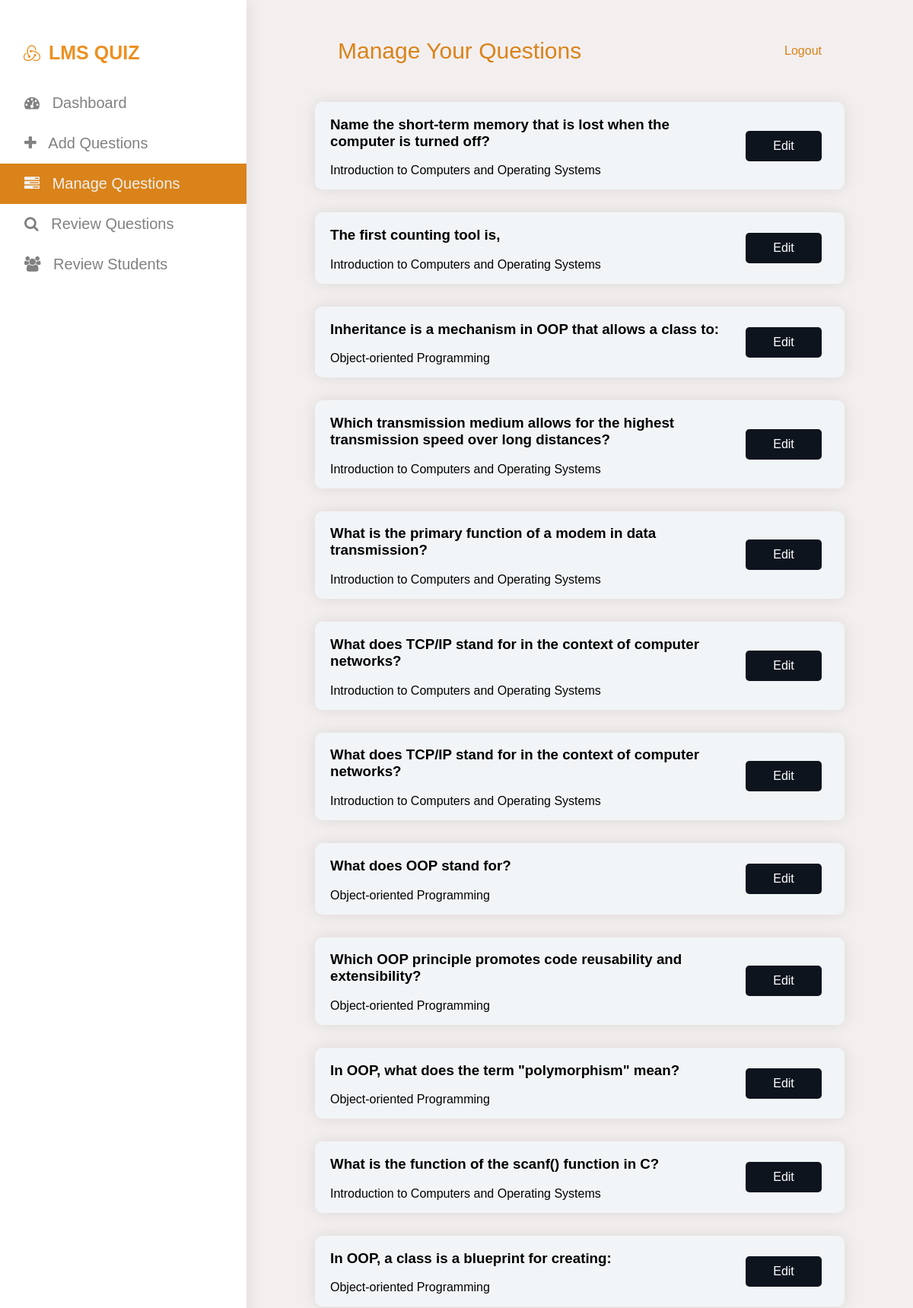
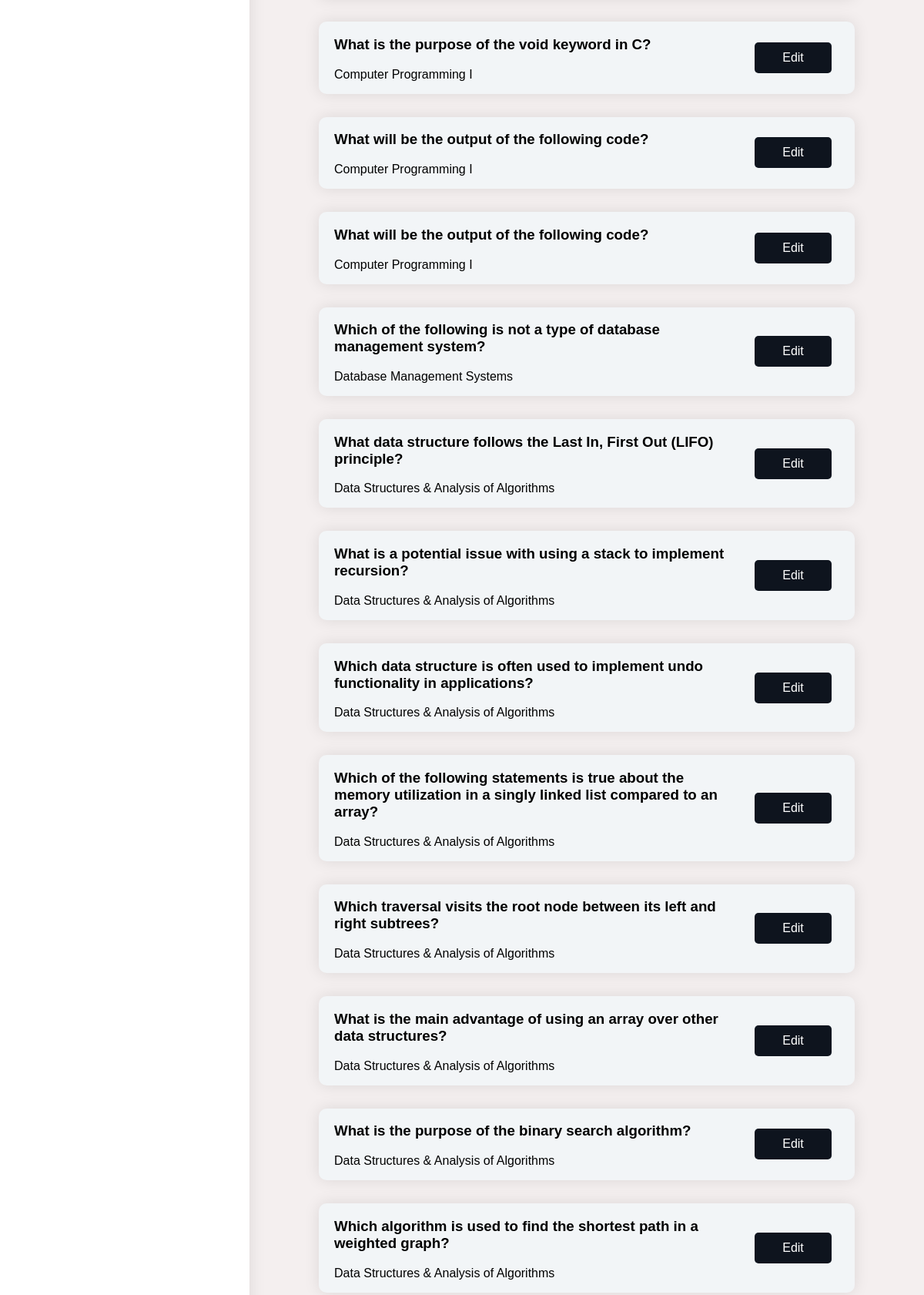
Screenshot of /admin/manage_questions.php (signed in, upper part) with the database file from the repository (2 pictures, top to bottom).
### tables this page shows
CREATE TABLE `questions` (
  `q_id` int(11) NOT NULL,
  `q_title` varchar(255) NOT NULL,
  `q_body` varchar(500) DEFAULT NULL,
  `q_hint` varchar(255) DEFAULT NULL,
  `q_explanation` varchar(500) NOT NULL,
  `q_correct_answer` varchar(100) NOT NULL,
  `q_type` varchar(10) NOT NULL,
  `q_code` varchar(255) DEFAULT NULL,
  `module_id` int(11) NOT NULL,
  `lecturer_id` int(11) NOT NULL
);

CREATE TABLE `modules` (
  `module_id` int(11) NOT NULL,
  `module_code` varchar(10) NOT NULL,
  `module_name` varchar(100) NOT NULL,
  `level` int(2) NOT NULL,
  `semester` int(2) NOT NULL,
  `lecturer_id` int(11) NOT NULL
);

### admin/manage_questions.php (the view, shortened to what this page needs)
<?php
require("../db_config/db_config.php");
?>
<!DOCTYPE html>
<html lang="en">
<head>
    <link rel="stylesheet" href="styles/manage_questions.css">
    <link rel="stylesheet" href="https://cdnjs.cloudflare.com/ajax/libs/font-awesome/4.7.0/css/font-awesome.min.css">
    <link rel="stylesheet" href="https://cdn.jsdelivr.net/npm/boxicons@latest/css/boxicons.min.css">
</head>
<body>
    <div class="container">
        <?php include "./components/sidebar.php"?>
        <div class="main">
            <div class="col-div-6">
                <span style="font-size: 30px; cursor: pointer; color: #da831a;" class="nav">Manage Your Questions</span>
                <a style="color: #da831a; text-decoration: none; margin-top: 8px;" href="../logout.php">Logout</a>
            </div>
            <div class="sub-container">
                <div class="add">
                    <?php
                        $lec_id = $_SESSION["lecturer"]["id"];
                        $sql = "SELECT q_id, q_title, module_name FROM questions, modules WHERE questions.module_id = modules.module_id AND questions.lecturer_id ='$lec_id'";
                        $result = mysqli_query($conn, $sql);
                        if (mysqli_num_rows($result) > 0) {
                          while($row = mysqli_fetch_assoc($result)) {
                            echo '
                                <div class="questions">
                                    <div class="content">
                                        <h3>'.$row["q_title"].'</h3>
                                        <p>'.$row["module_name"].'</p>
                                    </div>
                                    <a href="edit_question.php?q_id='.$row["q_id"].'"><button class="btn">Edit</button></a>
                                </div>
                            ';
                          }
                        } else {
                          echo "0 results";
                        }
                    ?>
                </div>
            </div>
        </div>
</body>
</html>

### admin/styles/manage_questions.css (style rules this page uses)
:root { --blue-dark: #0e141e; --orange-color: #EC9022; --orange-dark-color: #da831a; --white-color: white; --white-shade: #f2f5f7; --green-color: #40af0c; }
body { margin: 0px; padding: 0px; background-color: rgb(244, 239, 239); font-family: Arial; }
.container { width: 100%; min-height: 800px; height: auto; display: flex; }
.main { padding: 30px; height: auto; flex-basis: 80%; }
.col-div-6 { display: flex; flex-direction: row; justify-content: space-between; padding: 20px 60px; }
.sub-container { width: 100%; height: auto; }
.add { display: flex; flex-direction: column; height: auto; margin: 30px; }
.btn { padding: 8px; background-color: var(--blue-dark); border-radius: 5px; color: #fff; border: none; cursor: pointer; font-size: 16px; width: 100px; height: 40px; text-align: center; margin-left: 30px; margin-right: 30px; }
.questions { display: flex; flex-direction: row; justify-content: space-between; border-radius: 10px; background-color: var(--white-shade); box-shadow: 0 0 20px 0px rgba(0, 0, 0, 0.1); padding: 0px 0px 0px 20px; margin-bottom: 30px; }
.questions a { flex-basis: 10%; display: flex; align-items: center; text-decoration: none; }
@media only screen and (max-width: 1200px) { .main { padding: 16px; height: auto; flex-basis: 70%; padding: 30px 60px; display: flex; flex-direction: column; } }
@media only screen and (max-width: 1200px) { .sub-container { display: grid; grid-template-columns: repeat(1, 2fr); justify-items: center; gap: 20px; } }

### rows the page displays
questions: q_title "Name the short-term memory that is lost when the computer is turned off?", module.module_name "Introduction to Computers and Operating Systems"
questions: q_title "The first counting tool is,", module.module_name "Introduction to Computers and Operating Systems"
questions: q_title "Inheritance is a mechanism in OOP that allows a class to:", module.module_name "Object-oriented Programming"
questions: q_title "Which transmission medium allows for the highest transmission speed over long distances?", module.module_name "Introduction to Computers and Operating Systems"
questions: q_title "What is the primary function of a modem in data transmission?", module.module_name "Introduction to Computers and Operating Systems"
questions: q_title "What does TCP/IP stand for in the context of computer networks?", module.module_name "Introduction to Computers and Operating Systems"
questions: q_title "What does TCP/IP stand for in the context of computer networks?", module.module_name "Introduction to Computers and Operating Systems"
questions: q_title "What does OOP stand for?", module.module_name "Object-oriented Programming"
questions: q_title "Which OOP principle promotes code reusability and extensibility?", module.module_name "Object-oriented Programming"
questions: q_title "In OOP, what does the term \"polymorphism\" mean?", module.module_name "Object-oriented Programming"
questions: q_title "What is the function of the scanf() function in C?", module.module_name "Introduction to Computers and Operating Systems"
questions: q_title "In OOP, a class is a blueprint for creating:", module.module_name "Object-oriented Programming"
questions: q_title "What is the purpose of the void keyword in C?", module.module_name "Computer Programming I"
questions: q_title "What will be the output of the following code?", module.module_name "Computer Programming I"
questions: q_title "What will be the output of the following code?", module.module_name "Computer Programming I"
questions: q_title "Which of the following is not a type of database management system?", module.module_name "Database Management Systems"
questions: q_title "What data structure follows the Last In, First Out (LIFO) principle?", module.module_name "Data Structures & Analysis of Algorithms"
questions: q_title "What is a potential issue with using a stack to implement recursion?", module.module_name "Data Structures & Analysis of Algorithms"
questions: q_title "Which data structure is often used to implement undo functionality in applications?", module.module_name "Data Structures & Analysis of Algorithms"
questions: q_title "Which of the following statements is true about the memory utilization in a singly linked list compared to an array?", module.module_name "Data Structures & Analysis of Algorithms"
questions: q_title "Which traversal visits the root node between its left and right subtrees?", module.module_name "Data Structures & Analysis of Algorithms"
questions: q_title "What is the main advantage of using an array over other data structures?", module.module_name "Data Structures & Analysis of Algorithms"
questions: q_title "What is the purpose of the binary search algorithm?", module.module_name "Data Structures & Analysis of Algorithms"
questions: q_title "Which algorithm is used to find the shortest path in a weighted graph?", module.module_name "Data Structures & Analysis of Algorithms"
